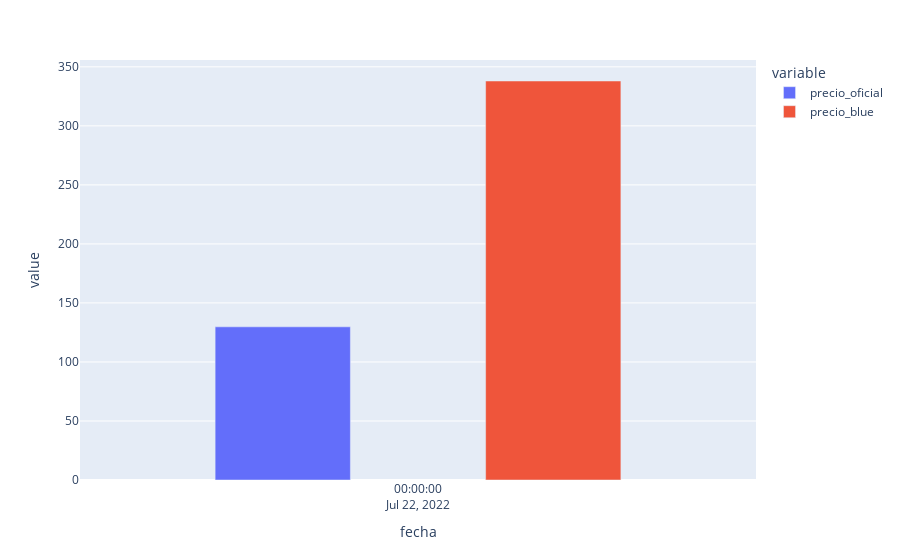

Notebook code cell kept with this figure:
### Code cell
fig=px.bar(precio_max,x='fecha',y=['precio_oficial','precio_blue'],barmode='group')
fig.update_traces(width=0.2)
fig.show()

### Figure 1 — Plotly figure (JSON) as saved in the notebook; plotly's stock layout.template omitted (floating-point values rounded to 4 significant figures)
{"data": [{"alignmentgroup": "True", "hovertemplate": "variable=precio_oficial<br>fecha=%{x}<br>value=%{y}<extra></extra>", "legendgroup": "precio_oficial", "marker": {"color": "#636efa", "pattern": {"shape": ""}}, "name": "precio_oficial", "offsetgroup": "precio_oficial", "orientation": "v", "showlegend": true, "textposition": "auto", "type": "bar", "width": 0.2, "x": ["2022-07-22"], "xaxis": "x", "y": [129.8], "yaxis": "y"}, {"alignmentgroup": "True", "hovertemplate": "variable=precio_blue<br>fecha=%{x}<br>value=%{y}<extra></extra>", "legendgroup": "precio_blue", "marker": {"color": "#EF553B", "pattern": {"shape": ""}}, "name": "precio_blue", "offsetgroup": "precio_blue", "orientation": "v", "showlegend": true, "textposition": "auto", "type": "bar", "width": 0.2, "x": ["2022-07-22"], "xaxis": "x", "y": [338], "yaxis": "y"}], "layout": {"barmode": "group", "legend": {"title": {"text": "variable"}, "tracegroupgap": 0}, "margin": {"t": 60}, "xaxis": {"anchor": "y", "domain": [0, 1], "title": {"text": "fecha"}}, "yaxis": {"anchor": "x", "domain": [0, 1], "title": {"text": "value"}}}}
